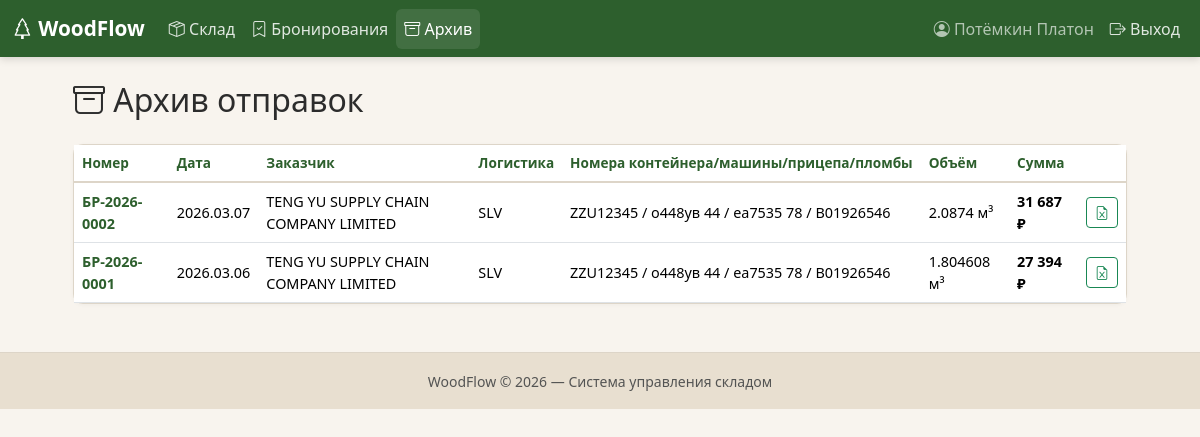
Page /archive (signed in) on the committed database.
### models.py (models this page shows, shortened)
class User(UserMixin, db.Model):
    __tablename__ = "users"
    id = db.Column(db.Integer, primary_key=True)
    username = db.Column(db.String(80), unique=True, nullable=False)
    password_hash = db.Column(db.String(256), nullable=False)
    full_name = db.Column(db.String(150), default="")
    is_admin = db.Column(db.Boolean, default=False)
    is_active_user = db.Column(db.Boolean, default=True)
    created_at = db.Column(db.DateTime, default=lambda: datetime.now(ZoneInfo("Europe/Moscow")))
    @property
    def is_active(self):
        return self.is_active_user

class Shipment(db.Model):
    __tablename__ = "shipments"
    id = db.Column(db.Integer, primary_key=True)
    booking_id = db.Column(db.Integer, db.ForeignKey("bookings.id"), nullable=False)
    logist_comp = db.Column(db.String(100), default="")
    cont_number = db.Column(db.String(50), default="")
    car_number = db.Column(db.String(50), default="")
    trailer_number = db.Column(db.String(50), default="")
    plomb_number = db.Column(db.String(50), default="")
    shipped_at = db.Column(db.DateTime, default=lambda: datetime.now(ZoneInfo("Europe/Moscow")))  # сразу МСК
    notes = db.Column(db.Text, default="")
    created_by = db.Column(db.Integer, db.ForeignKey("users.id"))

class Booking(db.Model):
    __tablename__ = "bookings"
    id = db.Column(db.Integer, primary_key=True)
    number = db.Column(db.String(50), unique=True, nullable=False)
    company_name = db.Column(db.String(100), nullable=False)
    adres = db.Column(db.String(250), default="")
    status = db.Column(db.String(20), default="активная")      # активная / отправлена / отменена
    notes = db.Column(db.Text, default="")
    created_at = db.Column(db.DateTime, default=lambda: datetime.now(ZoneInfo("Europe/Moscow")))
    created_by = db.Column(db.Integer, db.ForeignKey("users.id"))
    price_per_m3 = db.Column(db.Float, default=0)  # руб
    contract = db.Column(db.String(50), default="")
    packs = db.relationship("WoodPack", backref="booking", lazy=True)
    shipment = db.relationship("Shipment", backref="booking", uselist=False)
    total_volume_nominal_for_pok = db.Column(db.Float, default=0, nullable=True)
    total_volume_fact_for_pok = db.Column(db.Float, default=0, nullable=True)
    total_volume_nominal_for_tam = db.Column(db.Float, default=0, nullable=True)
    total_volume_fact_for_tam = db.Column(db.Float, default=0, nullable=True)
    total_weight_nominal_for_pok = db.Column(db.Float, default=0, nullable=True)
    total_weight_fact_for_pok = db.Column(db.Float, default=0, nullable=True)
    total_weight_nominal_for_tam = db.Column(db.Float, default=0, nullable=True)
    total_weight_fact_for_tam = db.Column(db.Float, default=0, nullable=True)
    total_price = db.Column(db.Float, default=0, nullable=True)
    pack_count = db.Column(db.Integer, default=0, nullable=True)

### app.py (the view)
@app.route("/archive")
@login_required
def archive():
    page = request.args.get("page", 1, type=int)
    shipments = (
        Shipment.query
        .order_by(Shipment.shipped_at.desc())
        .paginate(page=page, per_page=20, error_out=False)
    )
    return render_template("archive.html", shipments=shipments)

### app.py (called while the page is built)
@login_manager.user_loader
def load_user(user_id):
    return db.session.get(User, int(user_id))

### templates/archive.html (shortened to what this page needs)
{% extends "base.html" %}
{% block content %}
<div class="row justify-content-center">
<div class="col-lg-11">
    <h2 class="mb-4">
        <i class="bi bi-archive"></i> Архив отправок
    </h2>
    <div class="card wf-card">
        <div class="table-responsive">
        <table class="table table-hover mb-0 align-middle">
            <thead class="wf-thead">
                <tr>
                    <th>Номер</th>
                    <th>Дата</th>
                    <th>Заказчик</th>
                    <th>Логистика</th>
                    <th>Номера контейнера/машины/прицепа/пломбы</th>
                    <th>Объём</th>
                    <th>Сумма</th>
                    <th></th>
                </tr>
            </thead>
            <tbody>
            {% for s in shipments.items %}
            <tr class="cursor-pointer"
                onclick="location.href='{{ url_for('shipment_detail', shipment_id=s.id) }}'">
                <td class="fw-bold text-wf-green">
                    {{ s.booking.number }}
                </td>
                <td>
                    {{ s.shipped_at.strftime('%Y.%m.%d') }}
                </td>
                <td>
                    {{ s.booking.company_name or "—" }}
                </td>
                <td>
                    {{ s.logist_comp or "—" }}
                </td>
                <td>
                    {{ s.cont_number or "—" }}
                    / {{ s.car_number or "—" }}
                    / {{ s.trailer_number or "—" }}
                    / {{ s.plomb_number or "—" }}
                </td>
                <td>
                    {{ s.booking.total_volume_fact_for_tam }} м³
                </td>
                <td class="fw-semibold">
                    {{ "{:,.0f}".format(s.booking.total_price).replace(",", " ") }} ₽
                </td>
                <td>
                    <a href="{{ url_for('shipment_excel', shipment_id=s.id) }}"
                       class="btn btn-sm btn-outline-success"
                       onclick="event.stopPropagation()"
                       title="Excel">
                        <i class="bi bi-file-earmark-excel"></i>
                    </a>
                </td>
            </tr>
            {% else %}
            <tr>
                <td colspan="8" class="text-center text-muted py-4">
                    Архив пуст
                </td>
            </tr>
            {% endfor %}
            </tbody>
        </table>
        </div>
    </div>
</div>
</div>
{% endblock %}

### templates/base.html (shortened to what this page needs)
<!DOCTYPE html>
<html lang="ru">
<head>
    <link href="https://cdn.jsdelivr.net/npm/bootstrap@5.3.2/dist/css/bootstrap.min.css" rel="stylesheet">
    <link href="https://cdn.jsdelivr.net/npm/bootstrap-icons@1.11.1/font/bootstrap-icons.css" rel="stylesheet">
    <link href="{{ url_for('static', filename='css/style.css') }}" rel="stylesheet">
</head>
<body>
{% if current_user.is_authenticated %}
<nav class="navbar navbar-expand-lg navbar-dark wf-navbar">
    <div class="container-fluid">
        <a class="navbar-brand fw-bold" href="{{ url_for('dashboard') }}">
            <i class="bi bi-tree"></i> WoodFlow
        </a>
        <div class="collapse navbar-collapse" id="navMain">
            <ul class="navbar-nav me-auto">
                <li class="nav-item">
                    <a class="nav-link {% if 'stock' in request.endpoint|default('') %}active{% endif %}"
                       href="{{ url_for('stock') }}">
                        <i class="bi bi-box-seam"></i> Склад
                    </a>
                </li>
                <li class="nav-item">
                    <a class="nav-link {% if 'booking' in request.endpoint|default('') %}active{% endif %}"
                       href="{{ url_for('bookings') }}">
                        <i class="bi bi-bookmark-check"></i> Бронирования
                    </a>
                </li>
                <li class="nav-item">
                    <a class="nav-link {% if 'archive' in request.endpoint|default('') or 'shipment' in request.endpoint|default('') %}active{% endif %}"
                       href="{{ url_for('archive') }}">
                        <i class="bi bi-archive"></i> Архив
                    </a>
                </li>
            </ul>
            <ul class="navbar-nav">
                <li class="nav-item">
                    <span class="nav-link text-light opacity-75">
                        <i class="bi bi-person-circle"></i>
                        {{ current_user.full_name or current_user.username }}
                    </span>
                </li>
                <li class="nav-item">
                    <a class="nav-link" href="{{ url_for('logout') }}">
                        <i class="bi bi-box-arrow-right"></i> Выход
                    </a>
                </li>
            </ul>
        </div>
    </div>
</nav>
{% endif %}
<main class="container-fluid py-4 px-3 px-lg-4">
    {% block content %}{% endblock %}
</main>
<footer class="wf-footer text-center py-3 mt-4">
    <small class="text-muted">WoodFlow © {{ now().year if now is defined else "2026" }} — Система управления складом</small>
</footer>
</body>
</html>

### static/css/style.css (style rules this page uses)
:root { --wf-green: #2D5F2D; --wf-green-hover: #1E4D1E; --wf-green-light: #5B8C5A; --wf-beige: #F8F4EE; --wf-beige-dark: #E8DFD0; --wf-border: #DDD5C8; --wf-text: #2C2C2C; }
body { background-color: var(--wf-beige); color: var(--wf-text); font-family: 'Segoe UI', system-ui, -apple-system, sans-serif; }
.wf-navbar { background-color: var(--wf-green) !important; box-shadow: 0 2px 8px rgba(0,0,0,0.15); }
.wf-navbar .nav-link { color: rgba(255,255,255,0.85) !important; transition: color 0.2s; }
.wf-navbar .nav-link:hover, .wf-navbar .nav-link.active { color: #fff !important; background-color: rgba(255,255,255,0.1); border-radius: 6px; }
.wf-navbar .navbar-brand { color: #fff !important; font-size: 1.3rem; }
.wf-card { background: #fff; border: 1px solid var(--wf-border); border-radius: 10px; box-shadow: 0 1px 4px rgba(0,0,0,0.04); }
.wf-thead { background-color: var(--wf-beige); }
.wf-thead th { font-weight: 600; font-size: 0.85rem; color: var(--wf-green); border-bottom: 2px solid var(--wf-border) !important; white-space: nowrap; }
.table td { font-size: 0.9rem; vertical-align: middle; }
.text-wf-green { color: var(--wf-green) !important; }
.cursor-pointer { cursor: pointer; }
.wf-footer { background-color: var(--wf-beige-dark); border-top: 1px solid var(--wf-border); }

### rows in the picture
User: full_name "Потёмкин Платон"
Shipment: booking.number "БР-2026-0002", shipped_at "2026.03.07", booking "TENG YU SUPPLY CHAIN COMPANY LIMITED", logist_comp "SLV", cont_number "ZZU12345", car_number "о448ув 44", trailer_number "еа7535 78", plomb_number "В01926546", booking.total_volume_fact_for_tam "2.0874"
Booking: total_price "31 687"
Shipment: booking.number "БР-2026-0001", shipped_at "2026.03.06", booking "TENG YU SUPPLY CHAIN COMPANY LIMITED", logist_comp "SLV", cont_number "ZZU12345", car_number "о448ув 44", trailer_number "еа7535 78", plomb_number "В01926546", booking.total_volume_fact_for_tam "1.804608"
Booking: total_price "27 394"
